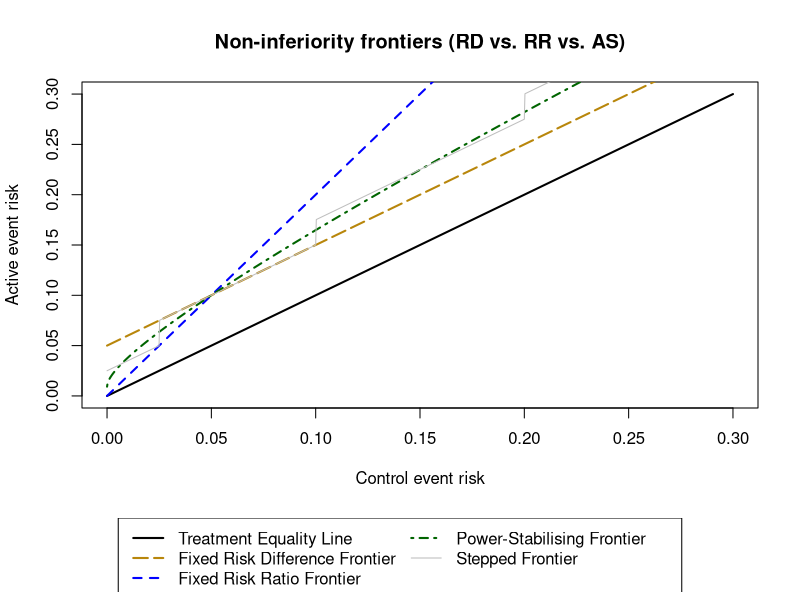

R code for this plot:
# Plot sample size given expected control event rate:

setwd("~/Documents/Non-inferiority trials/NI Frontiers/Figures")

pdf(file="NI Frontier.pdf",width=7,height=7)

m <- matrix(c(1,2),nrow = 2,ncol = 1,byrow = TRUE)
layout(mat = m,heights = c(0.85,0.15))

x<-seq(0,0.3,length.out = 1000)
yRD<-x+0.05
yRR<-2*x
yEQ<-x
yAS<-sin(asin(sqrt(x))+asin(sqrt(0.1))-asin(sqrt(0.05)))^2
yCI<-ifelse(x<0.025,x+0.025,ifelse(x<0.1,x+0.05,ifelse(x<0.2,x+0.075,x+0.1)))

plot(x,yEQ,type = "l", lwd=2, main="Non-inferiority frontiers (RD vs. RR vs. AS)", xlab = "Control event risk", ylab = "Active event risk")
lines(x,yRD, col="darkgoldenrod", lwd=2, lty=5)
lines(x,yRR,col="blue", lwd=2, lty=2)
lines(x,yAS,col="darkgreen", lwd=2, lty=4)
lines(x,yCI,col="grey", lwd=1)

par(mar = c(0.4,0.4,0.4,0.4))
plot(1, type = "n", axes=FALSE, xlab="", ylab="")
plot_colors <- c("black","darkgoldenrod","blue", "darkgreen", "grey")
legend(x = "top",inset = 0,
       legend = c("Treatment Equality Line","Fixed Risk Difference Frontier", "Fixed Risk Ratio Frontier", "Power-Stabilising Frontier", "Stepped Frontier"), 
       col=plot_colors, lty=c(1,5,2,4,1), cex=1, ncol=2, lwd=c(2,2,2,2,1))
par(mar = c(5.1, 4.1, 4.1, 2.1))

dev.off()